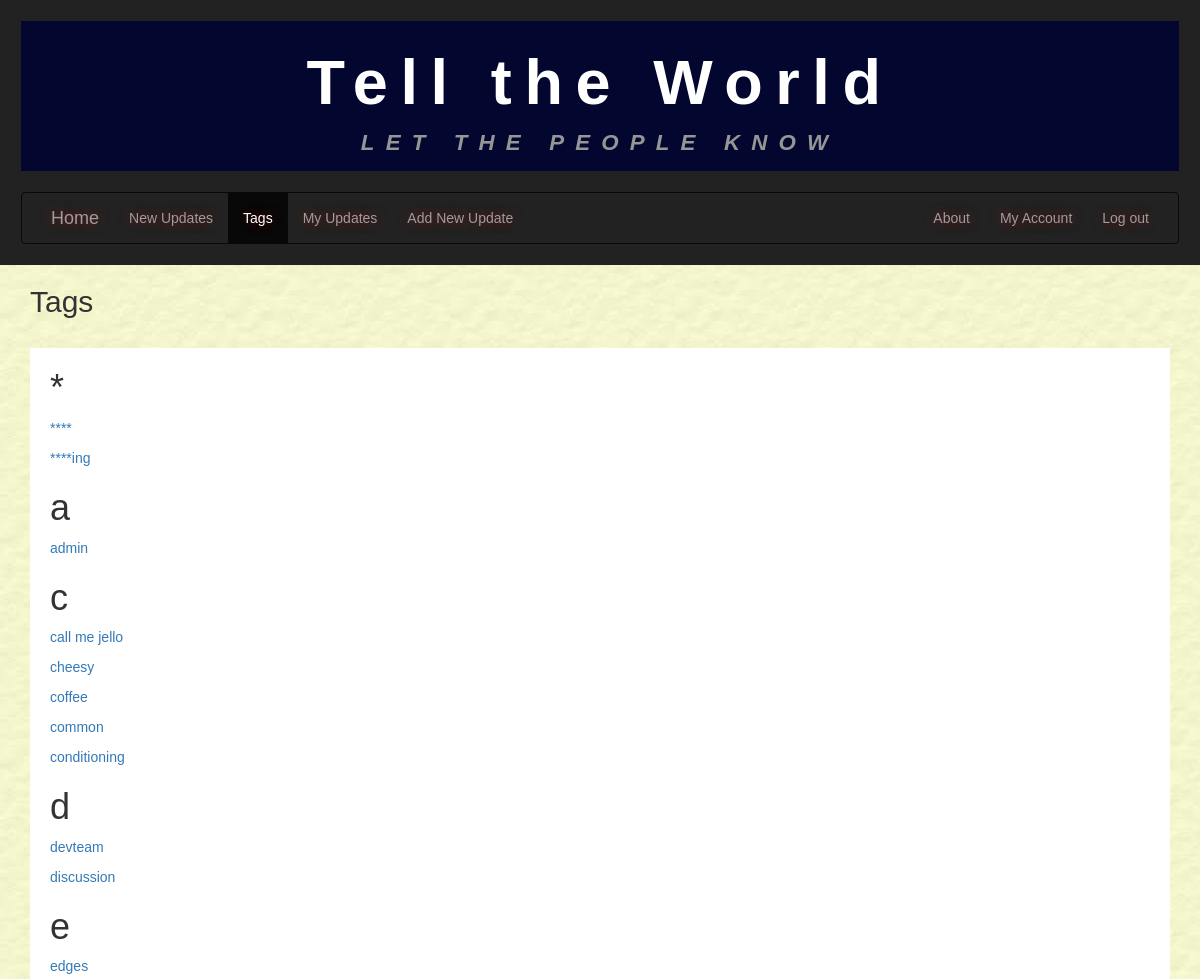
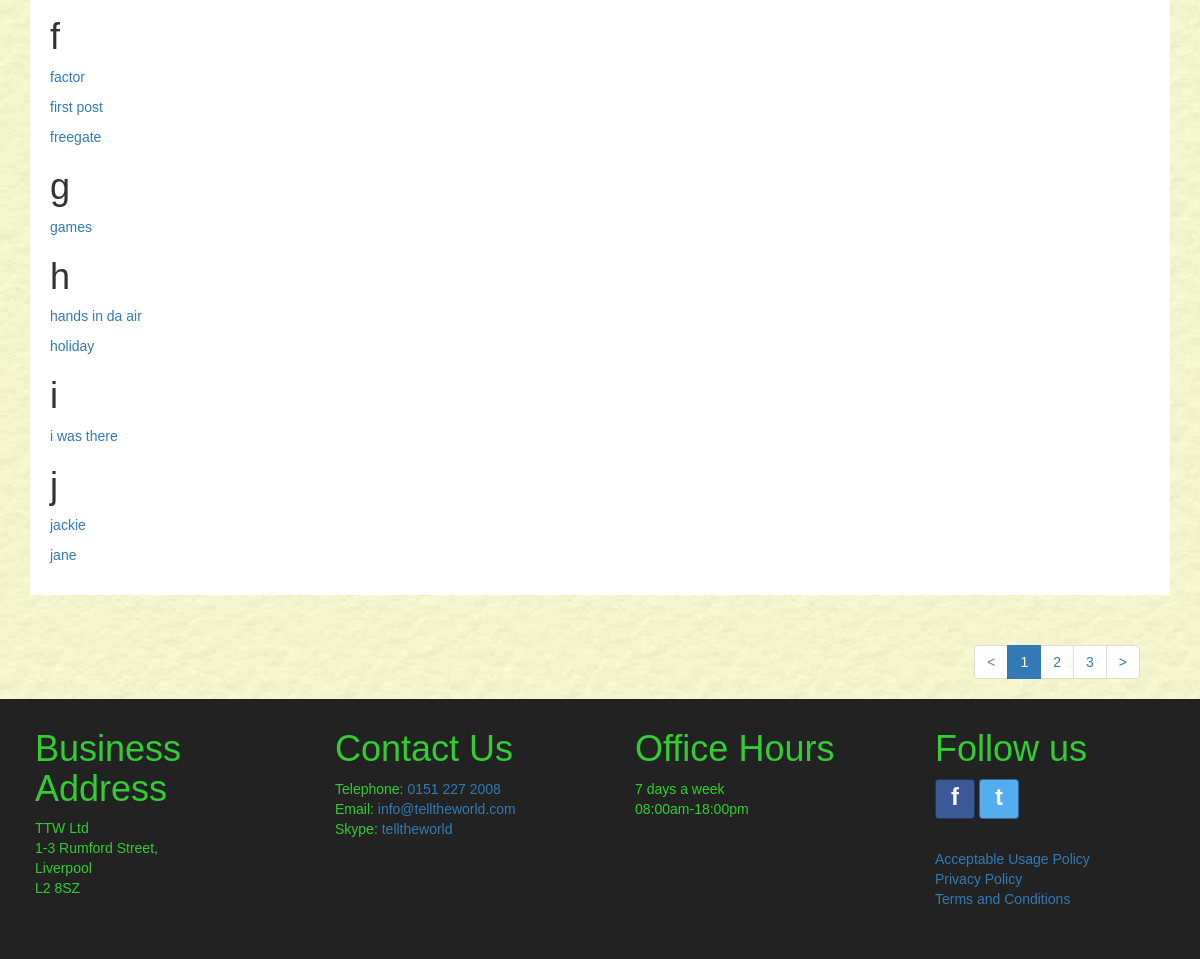
The page /tags/ (signed in) on the database its author committed (2 pictures, top to bottom).
### tellings/models.py (models this page shows, shortened)
class Tag(models.Model):
    tagID = models.AutoField(primary_key=True, db_column='tagID')
    tagName = models.CharField(max_length=15)
    @property
    def first_char(self):
        return self.tagName[0]
    class Meta:
        ordering = ['tagName']
        verbose_name = "Tag"
        verbose_name_plural = "Tags"

### tellings/views.py (the view)
# urls.py: path('tags/', TagListView.as_view(), name='tags'),
class TagListView(LoginRequiredMixin, generic.ListView):
    model = Tag
    paginate_by = 20
    http_method_names = ['get', 'post']

### tellings/templatetags/my_tags.py (called while the page is built)
@register.simple_tag(takes_context=True)
def param_replace(context, **kwargs):
    d = context['request'].GET.copy()
    for k, v in kwargs.items():
        d[k] = v
    for k in [k for k, v in d.items() if not v]:
        del d[k]
    return d.urlencode()

### tellings/templates/tellings/tag_list.html (shortened to what this page needs)
{% extends 'tellings/base.html' %}
{% block content %}
  <div class="container-fluid main-content">
    <div class="container allUserUpdates" id="userUpdates">
      <h2>Tags</h2>
      <div class="row white-inner-container">
        {% if tag_list %}
          {% regroup tag_list by first_char as first_char_list %}
          {% for sort_by_first_char in first_char_list %}
            <h1>{{ sort_by_first_char.grouper }}</h1>
              {% for item in sort_by_first_char.list %}
                <p>
                  <a href="{% url 'tellings:newupdates' %}?tagName={{ item.tagName }}" name="{{ item.tagName }}">{{ item.tagName }}</a>
                </p>
              {% endfor %}
           {% endfor %}
        {% else %}
          <p>No results found.</p>
        {% endif %}
      </div>
    </div>
  </div>
{% endblock %}

### tellings/static/tellings/css/style.css (style rules this page uses)
* { font-family: Arial, Helvetica, sans-serif; margin: 0; padding: 0; color: #333; }
body { background-image: url('../imgs/bgimage.jpg'); }
.container-fluid { margin: 0em; padding-left: 0px; padding-right: 0px; }
.main-content { min-height: 550px; }
.row { margin: 0em; }
.white-inner-container { margin-top: 30px; margin-bottom: 30px; padding: 20px; padding-top: 0em; background-color: #FFF; }

### rows shown on the page
Tag: tagName "****"
Tag: tagName "****ing"
Tag: tagName "admin"
Tag: tagName "call me jello"
Tag: tagName "cheesy"
Tag: tagName "coffee"
Tag: tagName "common"
Tag: tagName "conditioning"
Tag: tagName "devteam"
Tag: tagName "discussion"
Tag: tagName "edges"
Tag: tagName "factor"
Tag: tagName "first post"
Tag: tagName "freegate"
Tag: tagName "games"
Tag: tagName "hands in da air"
Tag: tagName "holiday"
Tag: tagName "i was there"
Tag: tagName "jackie"
Tag: tagName "jane"

### other values the page prints
{{ sort_by_first_char.grouper }} "*" "a" "c" "d" "e" "f" "g" "h" "i" "j"
{{ i }} "1"
{{ i }} "2" "3"
